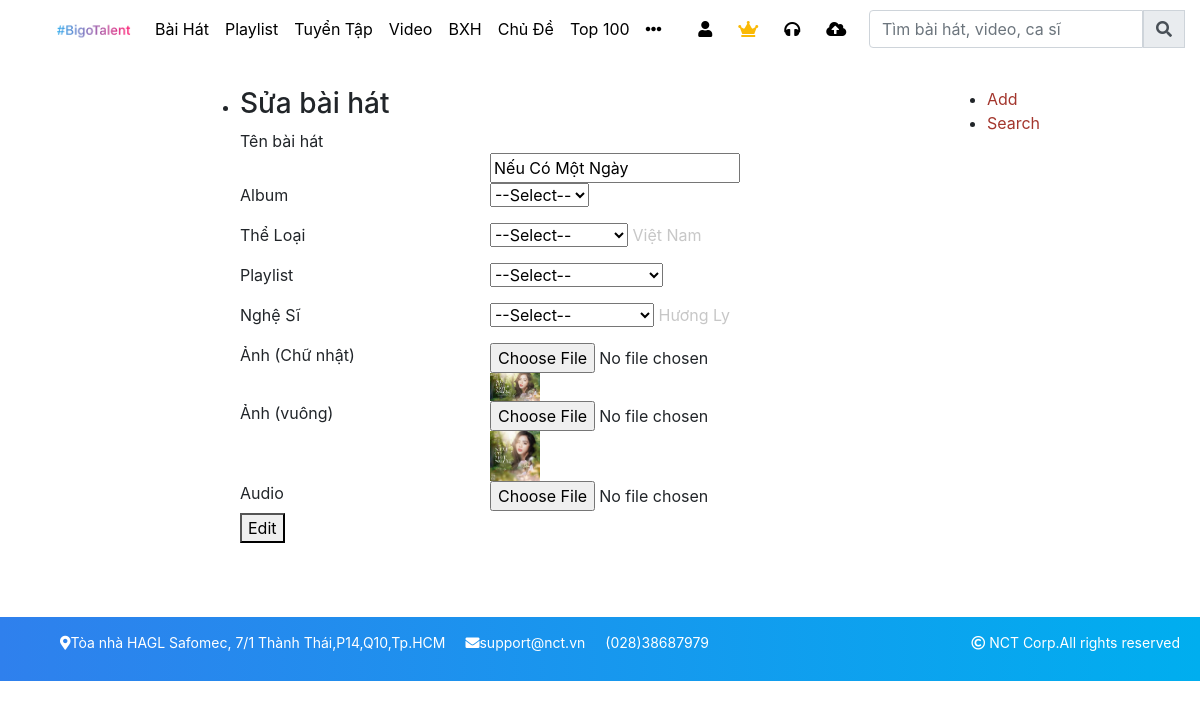
Page /public/edit.php?id=16&&table=baihat on the committed database.
### tables this page shows
CREATE TABLE `baihat` (
  `id` int(11) NOT NULL,
  `idAlbum` varchar(255) NOT NULL,
  `idTheloai` varchar(255) NOT NULL,
  `idPlaylist` varchar(255) NOT NULL,
  `idNghesi` varchar(255) NOT NULL,
  `name` varchar(255) NOT NULL,
  `img` varchar(255) NOT NULL,
  `img_square` varchar(255) NOT NULL,
  `audio` varchar(255) NOT NULL,
  `luotnghe` int(11) NOT NULL,
  `luotnghetuan` int(11) NOT NULL,
  `timecreate` timestamp NOT NULL DEFAULT current_timestamp(),
  `timeupdate` timestamp NULL DEFAULT NULL
);

### public/lib_db.php (called while the page is built, shortened)
<?php
global $link;
function select_one($sql){
	$data = exec_select($sql);
	return $data[0];
}
function exec_select($sql){
	global $link;
	$ret = isset($ret) ? $ret : array();
	$res = $link->query($sql);
	$err = mysqli_error($link);
	if ($res ){
		while( $row = $res->fetch_array(MYSQLI_ASSOC) )
		{
			$ret[]= $row ;
		}
	}
	return $ret;
}

### public/edit.php (the view, shortened to what this page needs)
<?php
	include("lib_db.php");
    if($_REQUEST["table"] == "baihat")
   	{
   		$table = isset($_REQUEST['table']) ? $_REQUEST['table'] : "";
   		$id = isset($_REQUEST['id']) ? $_REQUEST['id'] : "";
   		$sqlEdit = "Select * from {$table} where id = {$id}";
   		$edit = select_one($sqlEdit);
   		$baihatEdit = array();
   		array_push($baihatEdit, $edit["id"] );
   		array_push($baihatEdit,getNamebyid($edit["idAlbum"],"album") );
   		array_push($baihatEdit,getNamebyid($edit["idTheloai"],"theloai") );
   		array_push($baihatEdit, getNamebyid($edit["idPlaylist"],"playlist") );
   		array_push($baihatEdit,getNamebyid($edit["idNghesi"],"nghesi") );
   		array_push($baihatEdit, $edit["name"] );
   		array_push($baihatEdit, $edit["img"] );
   		array_push($baihatEdit, $edit["img_square"] );
   		array_push($baihatEdit, $edit["audio"] );
   	}
?>
<!DOCTYPE html>
<html lang="en">
<head>
  <link rel="stylesheet" href="https://maxcdn.bootstrapcdn.com/bootstrap/4.5.0/css/bootstrap.min.css">
  <link rel="stylesheet" href="https://use.fontawesome.com/releases/v5.7.0/css/all.css">
  <link rel="stylesheet" type="text/css" href="style_public.css">
</head>
<body>
	<div class="container ">
		<nav class="navbar navbar-expand-sm bg-white  fixed-top clear_both">
			<a class="navbar-brand nav-brand" href="#" style="margin-left: 40px !important">
			    <img src="images/ic_bigo_talent.png" alt="logo" style="max-width: 100%;height: 30px">
			</a>
			<ul id="navmenu" class="navbar-nav ">
			    <li class="nav-item">
			      <a class="nav-link" href="#">Bài Hát</a>
			    </li>
			    <li class="nav-item">
			      <a class="nav-link" href="#">Playlist</a>
			    </li>
			    <li class="nav-item">
			      <a class="nav-link" href="#">Tuyển Tập</a>
			    </li>
			    <li class="nav-item">
			      <a class="nav-link" href="#">Video</a>
			    </li>
			    <li class="nav-item">
			      <a class="nav-link" href="#">BXH</a>
			    </li>
			    <li class="nav-item">
			      <a class="nav-link" href="#">Chủ Đề</a>
			    </li>
			    <li class="nav-item">
			      <a class="nav-link" href="#">Top 100</a>
			    </li>
			    <li class="nav-item">
			      <a class="nav-link" href="#"><i class="fas fa-ellipsis-h"></i></a>
			    </li>
			</ul>
			<ul id="menu-icon" class="navbar-nav ml-auto nav-icon">
				<?php if(!isset($_COOKIE['user'])){
				?>
				<li id="login" class="nav-item" >
				    <a class="nav-link" href="#"><i class="fas fa-user"></i></a>
				</li>
			<?php } ?>
				<li class="nav-item">
				    <a class="nav-link" href="#" style="color: #fab905 !important"><i class="fas fa-crown"></i></a>
				</li>
				<li class="nav-item">
				    <a class="nav-link" href="#"><i class="fas fa-headphones"></i></a>
				</li>
				<li class="nav-item">
				    <a class="nav-link" href="#"><i class="fas fa-cloud-upload-alt"></i></a>
				</li>
			</ul>
			<form class="form-inline ml-auto  " action="/action_page.php">
			    <div class="input-group">
			      <input type="text" class="form-control" placeholder="Tìm bài hát, video, ca sĩ">
			      <div class="input-group-prepend">
			        <span class="input-group-text"><i class="fas fa-search"></i></span>
			      </div>
			    </div>
			</form>
		</nav>
	</div>
	<div class="container-fluid margin_top" style="">
		<div class="row">
		    <div class="col-lg-8 middle" style="padding: 30px 0px 0px 0px;">
		    	<ul class="add-list">
		    		<li class="<?php if ($table != "baihat"){
		    			echo "hideShowCase";}?>">
		    			<ul class="AddSearch">
			    				<li><a href="add.php?table=baihat">Add</a></li>
			    				<li><a href="trangquantri.php?table=baihat">Search</a></li>
		    			</ul>
		    			<h3>Sửa bài hát</h3>
		    			<form class="form form-baihat"  method="POST" enctype="multipart/form-data">
							<label>Tên bài hát</label>
							<input type="text" name="tenbaihat" value="<?php echo $edit["name"]?>" />
							<label>Album</label>
							<select name="album" class="clalbum">
								<option value="<?php echo $edit["name"]?>">--Select--</option>
							</select>
							<label>Thể Loại</label>
							<select class="cltheloai" name="theloai">
								<option value="">--Select--</option>
							</select>
							<span class="cltheloai"><?php echo $baihatEdit[2]?></span><p class="cltheloai"></p>
							<label>Playlist</label>
							<select name="playlist" class="clplaylist">
								<option value="">--Select--</option>
							</select>
							<label>Nghệ Sĩ</label>
							<select name="nghesi" class="clnghesi">
								<option value="">--Select--</option>
							</select>
							<span class="clnghesi"><?php echo $baihatEdit[4]?></span>
							<label>Ảnh (Chữ nhật)</label>
							<input type="file" name="img"  value=""/>
							<img src="<?php echo $baihatEdit[6]?>" width="50px"/>
							<label>Ảnh (vuông)</label>
							<input type="file" name="img_square" value=""/>
							<img class="climg_square" src="<?php echo $baihatEdit[7]?>" width="50px"/>
							<label>Audio</label>
							<input type="file" name="audio" value=""/>
							<button id="editBaihat" type="button">Edit</button>
						</form>
		    		</li>
		    	</ul>
		    </div>
		     <div class="col-lg-2 right" style="">
		    	</div>
	 	</div>
	</div>
	<div class="footer">
	  <div class="container-footer">
	  	<ul>
	  		<li><i class="fas fa-map-marker-alt"></i>Tòa nhà HAGL Safomec, 7/1 Thành Thái,P14,Q10,Tp.HCM</li>
	  		<li><i class="fas fa-envelope"></i>support@nct.vn</li>
	  		<li><i class="fas fa-phone-alt"></i>(028)38687979</li>
	  		<li style="float: right; padding-right: 20px;"><i class="far fa-copyright"></i> NCT Corp.All rights reserved</li>
	  	</ul>
	  </div>
	</div>
</body>
</html>

### public/style_public.css (style rules this page uses)
body { width: 100%; background-color:#pink; }
.container { background-color: #fff !important; }
ul { list-style-type: none; }
.clear_both { clear: both; }
.margin_top { margin-top: 57px; }
ul.nav-icon li { margin-right: 10px; }
a { color: black; text-decoration: none; }
a:link { text-decoration: none; }
span { color: #c7c7c7;; }
.right { height: 100%; padding: 20px 0px 0px 0px; position: relative; }
.container-fluid { background-color:#green }
.footer { background: linear-gradient(to right, #2f80ed 0%,#00aeef 100%); }
.container-footer { width: 100%; height: 64px; }
.container-footer ul { width: 100%; height: 64px; clear: both; margin-bottom: 0px; }
.container-footer li { float: left; color: #fff; font-size: 14px; margin-left: 20px; padding-top: 15px; }
.add-list { width: 100%; position: relative; }
.add-list > li { width: 100%; position: absolute; }

### public/edit.php (style rules this page uses)
.container-fluid { height: 560px !important; }
.form { width : 500px; }
.form label { width:50%;float:left; }
.form input { width:50%;float:left; }
.middle ul:first-child { list-style-type: disc; float: right; }
.middle a { color: #A3362D; }

### rows in the picture
baihat: tenbaihat "Nếu Có Một Ngày", img (picture), img_square (picture)

### other values in the picture
$baihatEdit[2] "Việt Nam"
$baihatEdit[4] "Hương Ly"
